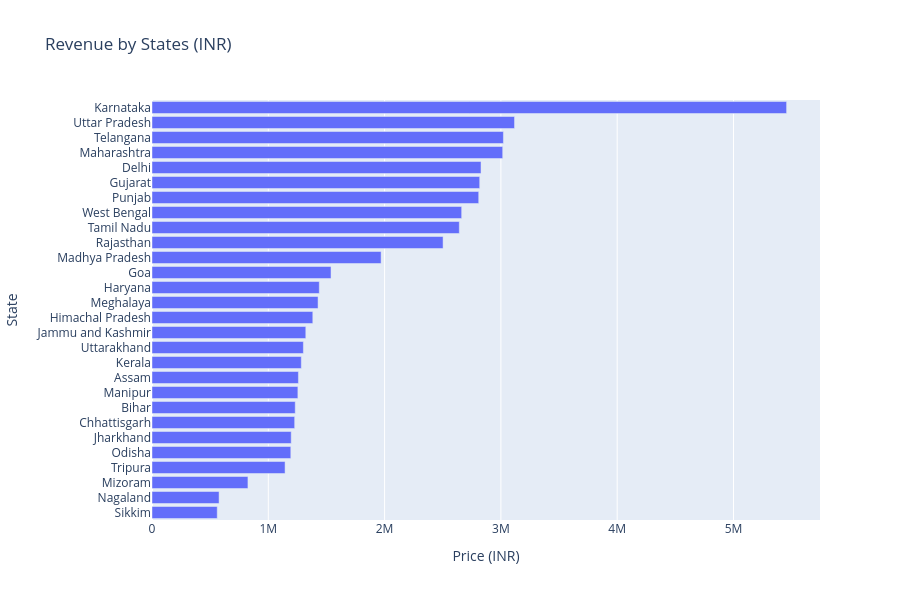

Here is the notebook cell this chart was saved with:
### Code cell
fig = px.bar(
    total_state_revenue,
    x="Price (INR)",
    y=total_state_revenue.index,
    orientation = "h",
    title = "Revenue by States (INR)"
)
fig.update_layout(height=600,yaxis=dict(autorange="reversed"))
fig.show()

### Figure 1 — Plotly figure (JSON) as saved in the notebook; plotly's stock layout.template omitted (floating-point values rounded to 4 significant figures)
{"data": [{"hovertemplate": "Price (INR)=%{x}<br>State=%{y}<extra></extra>", "legendgroup": "", "marker": {"color": "#636efa", "pattern": {"shape": ""}}, "name": "", "orientation": "h", "showlegend": false, "textposition": "auto", "type": "bar", "x": [5457000.0, 3117000.0, 3022000.0, 3016000.0, 2829000.0, 2818000.0, 2809000.0, 2663000.0, 2643000.0, 2503000.0, 1970000.0, 1539000.0, 1438000.0, 1428000.0, 1383000.0, 1323000.0, 1302000.0, 1284000.0, 1259000.0, 1254000.0, 1232000.0, 1227000.0, 1197000.0, 1194000.0, 1144000.0, 824900.0, 576800.0, 561000.0], "xaxis": "x", "y": ["Karnataka", "Uttar Pradesh", "Telangana", "Maharashtra", "Delhi", "Gujarat", "Punjab", "West Bengal", "Tamil Nadu", "Rajasthan", "Madhya Pradesh", "Goa", "Haryana", "Meghalaya", "Himachal Pradesh", "Jammu and Kashmir", "Uttarakhand", "Kerala", "Assam", "Manipur", "Bihar", "Chhattisgarh", "Jharkhand", "Odisha", "Tripura", "Mizoram", "Nagaland", "Sikkim"], "yaxis": "y"}], "layout": {"barmode": "relative", "height": 600, "legend": {"tracegroupgap": 0}, "title": {"text": "Revenue by States (INR)"}, "xaxis": {"anchor": "y", "domain": [0, 1], "title": {"text": "Price (INR)"}}, "yaxis": {"anchor": "x", "autorange": "reversed", "domain": [0, 1], "title": {"text": "State"}}}}
